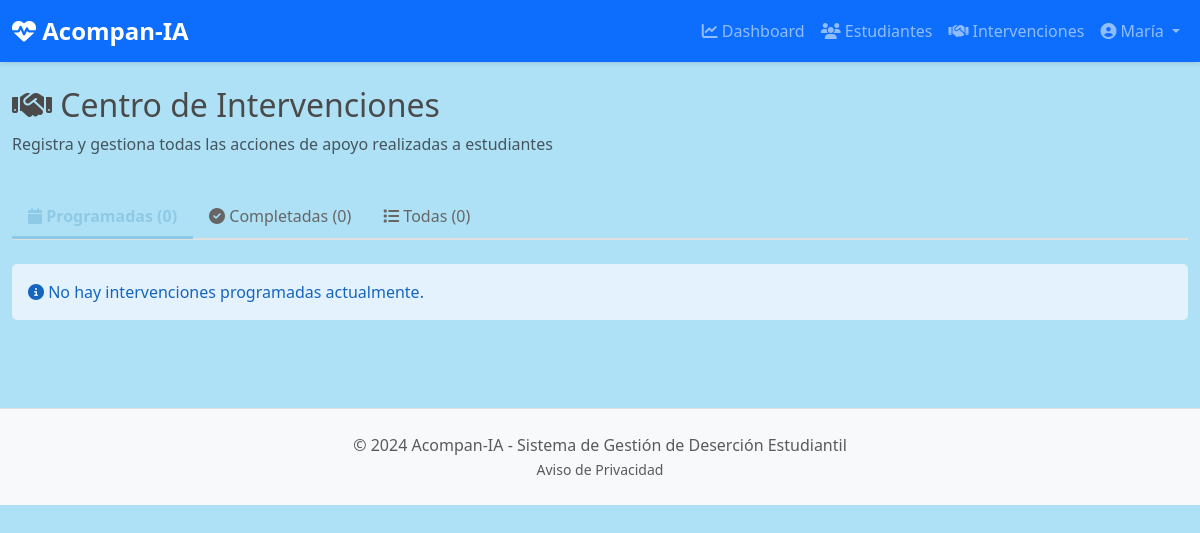
Before: /profesor/intervenciones (signed in) with the older database file.
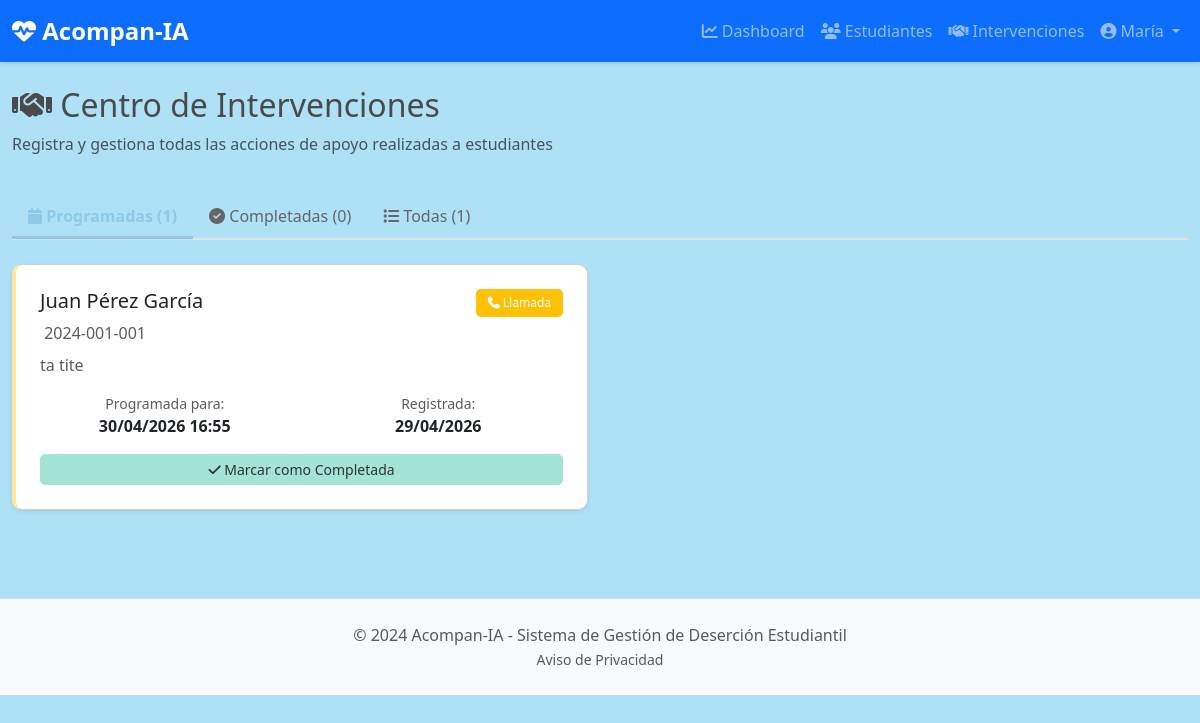
After: the same page with the newer database file.
### modelos/base_datos.py (models this page shows, shortened)
class Usuario(db.Model):
    __tablename__ = 'usuarios'
    id = db.Column(db.Integer, primary_key=True)
    email = db.Column(db.String(120), unique=True, nullable=False, index=True)
    password_hash = db.Column(db.String(255), nullable=False)
    nombre = db.Column(db.String(120), nullable=False)
    apellido = db.Column(db.String(120), nullable=False)
    rol = db.Column(db.String(20), nullable=False)  # 'alumno' o 'profesor'
    institucion = db.Column(db.String(120), nullable=False)
    fecha_creacion = db.Column(db.DateTime, default=datetime.utcnow)
    activo = db.Column(db.Boolean, default=True)
    estudiante = db.relationship('Estudiante', backref='usuario_est', uselist=False, cascade='all, delete-orphan')
    profesor = db.relationship('Profesor', backref='usuario_prof', uselist=False, cascade='all, delete-orphan')

class Intervencion(db.Model):
    __tablename__ = 'intervenciones'
    id = db.Column(db.Integer, primary_key=True)
    estudiante_id = db.Column(db.Integer, db.ForeignKey('estudiantes.id'), nullable=False)
    profesor_id = db.Column(db.Integer, db.ForeignKey('profesores.id'), nullable=False)
    tipo_intervencion = db.Column(db.String(50), nullable=False)  # llamada, cita, canalización, asesoría
    descripcion = db.Column(db.Text, nullable=False)
    fecha_programada = db.Column(db.DateTime, nullable=False)
    fecha_realizacion = db.Column(db.DateTime, nullable=True)
    estado = db.Column(db.String(20), default='programada')  # programada, completada, cancelada
    resultado = db.Column(db.Text, nullable=True)
    fecha_creacion = db.Column(db.DateTime, default=datetime.utcnow)

class Estudiante(db.Model):
    __tablename__ = 'estudiantes'
    id = db.Column(db.Integer, primary_key=True)
    usuario_id = db.Column(db.Integer, db.ForeignKey('usuarios.id'), nullable=False, unique=True)
    carrera = db.Column(db.String(120), nullable=False)
    semestre = db.Column(db.Integer, nullable=False)
    grupo = db.Column(db.String(20), nullable=True)
    matricula = db.Column(db.String(50), unique=True, nullable=False, index=True)
    promedio_academico = db.Column(db.Float, default=0.0)
    nivel_riesgo = db.Column(db.String(20), default='bajo')  # bajo, medio, alto, critico
    razon_riesgo = db.Column(db.String(500), nullable=True)  # económica, académica, personal, etc.
    fecha_evaluacion = db.Column(db.DateTime, default=datetime.utcnow)
    asistencia_porcentaje = db.Column(db.Float, default=100.0)
    calificaciones = db.relationship('Calificacion', backref='estudiante', lazy=True, cascade='all, delete-orphan')
    asistencias = db.relationship('Asistencia', backref='estudiante', lazy=True, cascade='all, delete-orphan')
    evaluaciones_emocionales = db.relationship('EvaluacionEmocional', backref='estudiante', lazy=True, cascade='all, delete-orphan')
    intervenciones = db.relationship('Intervencion', backref='estudiante', lazy=True, cascade='all, delete-orphan')
    mensajes_chat = db.relationship('MensajeChat', backref='estudiante', lazy=True, cascade='all, delete-orphan')

### app.py (the view)
@app.route('/profesor/intervenciones')
def intervenciones_profesor():
    if session.get('rol') != 'profesor':
        return redirect(url_for('login'))
    usuario = db.session.get(Usuario, session['usuario_id'])
    profesor = usuario.profesor
    from modelos.base_datos import Intervencion
    intervenciones = Intervencion.query.filter_by(profesor_id=profesor.id).order_by(Intervencion.fecha_creacion.desc()).all()
    return render_template('profesor/intervenciones.html', intervenciones=intervenciones)

### app.py (called while the page is built)
@app.context_processor
def inject_user():
    usuario = None
    if 'usuario_id' in session:
        usuario = db.session.get(Usuario, session['usuario_id'])
    return dict(usuario=usuario)

@app.before_request
def verificar_sesion():
    session.permanent = True
    rutas_publicas = ['login', 'privacidad', 'static']
    if request.endpoint and request.endpoint.split('.')[0] not in rutas_publicas:
        if 'usuario_id' not in session:
            return redirect(url_for('login'))

### templates/profesor/intervenciones.html (shortened to what this page needs)
{% extends "base.html" %}
{% block content %}
<div class="row mb-4">
    <div class="col-12">
        <h2><i class="fas fa-handshake"></i> Centro de Intervenciones</h2>
        <p class="text-muted">Registra y gestiona todas las acciones de apoyo realizadas a estudiantes</p>
    </div>
</div>
<ul class="nav nav-tabs mb-4" role="tablist">
    <li class="nav-item" role="presentation">
        <button class="nav-link active" id="programadas-tab" data-bs-toggle="tab" data-bs-target="#programadas" type="button" role="tab">
            <i class="fas fa-calendar"></i> Programadas ({{ intervenciones|selectattr('estado', 'equalto', 'programada')|list|length }})
        </button>
    </li>
    <li class="nav-item" role="presentation">
        <button class="nav-link" id="completadas-tab" data-bs-toggle="tab" data-bs-target="#completadas" type="button" role="tab">
            <i class="fas fa-check-circle"></i> Completadas ({{ intervenciones|selectattr('estado', 'equalto', 'completada')|list|length }})
        </button>
    </li>
    <li class="nav-item" role="presentation">
        <button class="nav-link" id="todas-tab" data-bs-toggle="tab" data-bs-target="#todas" type="button" role="tab">
            <i class="fas fa-list"></i> Todas ({{ intervenciones|length }})
        </button>
    </li>
</ul>
<div class="tab-content">
    <div class="tab-pane fade show active" id="programadas" role="tabpanel">
        <div class="row">
            {% for intervencion in intervenciones %}
                {% if intervencion.estado == 'programada' %}
                    <div class="col-md-6 mb-3">
                        <div class="card border-left-warning shadow-sm">
                            <div class="card-body">
                                <div class="d-flex justify-content-between align-items-start">
                                    <div>
                                        <h5 class="card-title">
                                            {{ intervencion.estudiante.usuario_est.nombre }} {{ intervencion.estudiante.usuario_est.apellido }}
                                        </h5>
                                        <p class="text-muted mb-2">
                                             {{ intervencion.estudiante.matricula }}
                                        </p>
                                    </div>
                                    <span class="badge bg-warning">
                                        {% if intervencion.tipo_intervencion == 'llamada' %}
                                            <i class="fas fa-phone"></i> Llamada
                                        {% elif intervencion.tipo_intervencion == 'cita' %}
                                            <i class="fas fa-calendar-check"></i> Cita
                                        {% elif intervencion.tipo_intervencion == 'canalizacion' %}
                                            <i class="fas fa-link"></i> Canalización
                                        {% elif intervencion.tipo_intervencion == 'asesoria' %}
                                            <i class="fas fa-chalkboard-user"></i> Asesoría
                                        {% endif %}
                                    </span>
                                </div>
                                <p class="card-text text-muted">{{ intervencion.descripcion }}</p>
                                <div class="row text-center mt-3">
                                    <div class="col-6">
                                        <small class="text-muted d-block">Programada para:</small>
                                        <strong>{{ intervencion.fecha_programada.strftime('%d/%m/%Y %H:%M') }}</strong>
                                    </div>
                                    <div class="col-6">
                                        <small class="text-muted d-block">Registrada:</small>
                                        <strong>{{ intervencion.fecha_creacion.strftime('%d/%m/%Y') }}</strong>
                                    </div>
                                </div>
                                <button class="btn btn-sm btn-success w-100 mt-3" onclick="marcarCompletada({{ intervencion.id }})">
                                    <i class="fas fa-check"></i> Marcar como Completada
                                </button>
                            </div>
                        </div>
                    </div>
                {% endif %}
            {% endfor %}
            {% if intervenciones|selectattr('estado', 'equalto', 'programada')|list|length == 0 %}
                <div class="col-12">
                    <div class="alert alert-info" role="alert">
                        <i class="fas fa-info-circle"></i> No hay intervenciones programadas actualmente.
                    </div>
                </div>
            {% endif %}
        </div>
    </div>
</div>
{% endblock %}

### templates/base.html (shortened to what this page needs)
<!DOCTYPE html>
<html lang="es">
<head>
    <link href="https://cdn.jsdelivr.net/npm/bootstrap@5.3.0/dist/css/bootstrap.min.css" rel="stylesheet">
    <link rel="stylesheet" href="https://cdnjs.cloudflare.com/ajax/libs/font-awesome/6.4.0/css/all.min.css">
    <link rel="stylesheet" href="{{ url_for('static', filename='css/styles.css') }}">
</head>
<body>
    {% if usuario %}
    <nav class="navbar navbar-expand-lg navbar-dark bg-primary sticky-top">
        <div class="container-fluid">
            <a class="navbar-brand" href="/">
                <i class="fas fa-heart-pulse"></i> Acompan-IA
            </a>
            <div class="collapse navbar-collapse" id="navbarNav">
                <ul class="navbar-nav ms-auto">
                    {% if usuario.rol == 'alumno' %}
                        <li class="nav-item">
                            <a class="nav-link" href="{{ url_for('dashboard_alumno') }}">
                                <i class="fas fa-chart-line"></i> Dashboard
                            </a>
                        </li>
                        <li class="nav-item">
                            <a class="nav-link" href="{{ url_for('perfil_alumno') }}">
                                <i class="fas fa-user"></i> Mi Perfil
                            </a>
                        </li>
                        <li class="nav-item">
                            <a class="nav-link" href="{{ url_for('chat_alumno') }}">
                                <i class="fas fa-comments"></i> Chat Tutor
                            </a>
                        </li>
                    {% elif usuario.rol == 'profesor' %}
                        <li class="nav-item">
                            <a class="nav-link" href="{{ url_for('dashboard_profesor') }}">
                                <i class="fas fa-chart-line"></i> Dashboard
                            </a>
                        </li>
                        <li class="nav-item">
                            <a class="nav-link" href="{{ url_for('estudiantes_profesor') }}">
                                <i class="fas fa-users"></i> Estudiantes
                            </a>
                        </li>
                        <li class="nav-item">
                            <a class="nav-link" href="{{ url_for('intervenciones_profesor') }}">
                                <i class="fas fa-handshake"></i> Intervenciones
                            </a>
                        </li>
                    {% endif %}
                    <li class="nav-item dropdown">
                        <a class="nav-link dropdown-toggle" href="#" id="navbarDropdown" role="button" data-bs-toggle="dropdown">
                            <i class="fas fa-user-circle"></i> {{ usuario.nombre }}
                        </a>
                    </li>
                </ul>
            </div>
        </div>
    </nav>
    {% endif %}
    <main class="py-4">
        <div class="container-fluid">
            {% block content %}{% endblock %}
        </div>
    </main>
    <footer class="bg-light text-center py-4 mt-5 border-top">
        <div class="container">
            <p class="text-muted mb-0">
                &copy; 2024 Acompan-IA - Sistema de Gestión de Deserción Estudiantil
                <br>
                <small>
                    <a href="{{ url_for('privacidad') }}" class="text-muted text-decoration-none">Aviso de Privacidad</a>
                </small>
            </p>
        </div>
    </footer>
</body>
</html>

### static/css/styles.css (style rules this page uses)
:root { --primary-color: #8ecae6; --secondary-color: #e0b0ff; --success-color: #a3e4d7; --danger-color: #ffc2c2; --warning-color: #ffe89e; --info-color: #b0c4de; --bg-color: #aee1f6; --beige: #f5f5dc; }
body { font-family: 'Segoe UI', Tahoma, Geneva, Verdana, sans-serif; background-color: var(--bg-color); color: #4a4a4a; }
html, body { height: 100%; }
main { flex: 1; }
.navbar-brand { font-weight: bold; font-size: 1.5rem; }
.navbar { box-shadow: 0 2px 4px rgba(0, 0, 0, 0.1); }
.card { transition: transform 0.3s ease, box-shadow 0.3s ease; border-radius: 10px; }
.card-body { padding: 1.5rem; }
.badge { font-weight: 500; padding: 0.5rem 0.75rem; border-radius: 5px; }
.btn { border-radius: 5px; font-weight: 500; transition: all 0.3s ease; }
.btn-success { background-color: var(--success-color); border-color: var(--success-color); color: #333; }
.border-left-warning { border-left: 4px solid var(--warning-color) !important; }
.nav-tabs { border-bottom: 2px solid #e0e0e0; }
.nav-tabs .nav-link { color: #666; border: none; border-bottom: 3px solid transparent; transition: all 0.3s ease; }
.nav-tabs .nav-link.active { color: var(--primary-color); background-color: transparent; border-bottom-color: var(--primary-color); font-weight: 600; }
.shadow-sm { box-shadow: 0 2px 8px rgba(0, 0, 0, 0.08); }
footer { margin-top: auto; background-color: white; }

Changed rows visible on the page:
added Intervencion: estudiante.usuario_est.nombre "Juan", estudiante.usuario_est.apellido "Pérez García", estudiante.matricula "2024-001-001", tipo_intervencion "llamada" (drawn), descripcion "ta tite", fecha_programada "30/04/2026 16:55", fecha_creacion "29/04/2026"
Other visible differences:
{{ intervenciones|length }}: "0" → "1"
text no longer shown: "0 No hay intervenciones programadas actualmente."
text now shown: "1"
